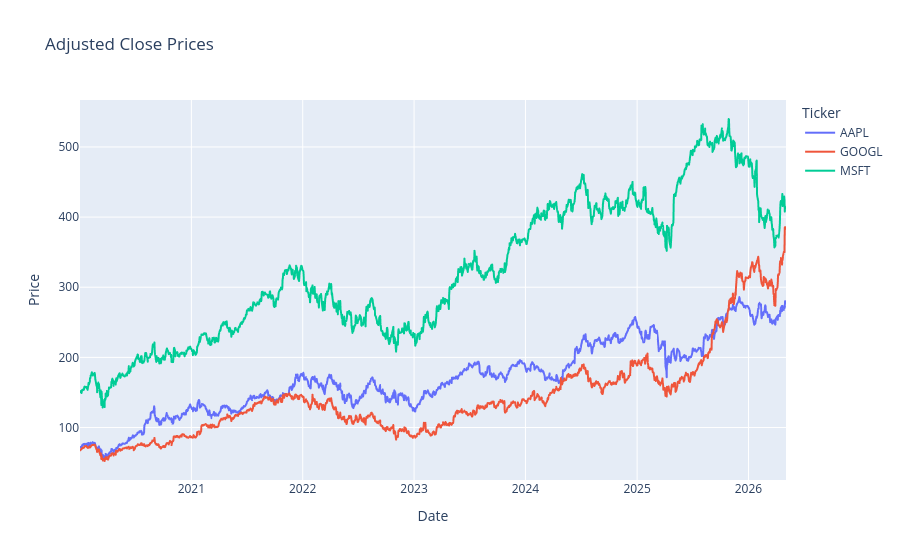

The notebook cell this image was saved under:
### Code cell
# Price chart: visualize adjusted close price history.

px.line(prices, title="Adjusted Close Prices", labels={"value": "Price", "Date": "Date"})

### Figure 1 — Plotly figure (JSON) as saved in the notebook; plotly's stock layout.template omitted (floating-point values rounded to 4 significant figures; data arrays with more than 128 entries replaced by an {"elided": "..."} marker saying what was removed)
{"data": [{"hovertemplate": "Ticker=AAPL<br>Date=%{x}<br>Price=%{y}<extra></extra>", "legendgroup": "AAPL", "line": {"color": "#636efa", "dash": "solid"}, "marker": {"symbol": "circle"}, "mode": "lines", "name": "AAPL", "showlegend": true, "type": "scattergl", "x": {"elided": "1592 str values"}, "xaxis": "x", "y": {"elided": "1592 float values"}, "yaxis": "y"}, {"hovertemplate": "Ticker=GOOGL<br>Date=%{x}<br>Price=%{y}<extra></extra>", "legendgroup": "GOOGL", "line": {"color": "#EF553B", "dash": "solid"}, "marker": {"symbol": "circle"}, "mode": "lines", "name": "GOOGL", "showlegend": true, "type": "scattergl", "x": {"elided": "1592 str values"}, "xaxis": "x", "y": {"elided": "1592 float values"}, "yaxis": "y"}, {"hovertemplate": "Ticker=MSFT<br>Date=%{x}<br>Price=%{y}<extra></extra>", "legendgroup": "MSFT", "line": {"color": "#00cc96", "dash": "solid"}, "marker": {"symbol": "circle"}, "mode": "lines", "name": "MSFT", "showlegend": true, "type": "scattergl", "x": {"elided": "1592 str values"}, "xaxis": "x", "y": {"elided": "1592 float values"}, "yaxis": "y"}], "layout": {"legend": {"title": {"text": "Ticker"}, "tracegroupgap": 0}, "title": {"text": "Adjusted Close Prices"}, "xaxis": {"anchor": "y", "domain": [0, 1], "title": {"text": "Date"}}, "yaxis": {"anchor": "x", "domain": [0, 1], "title": {"text": "Price"}}}}
